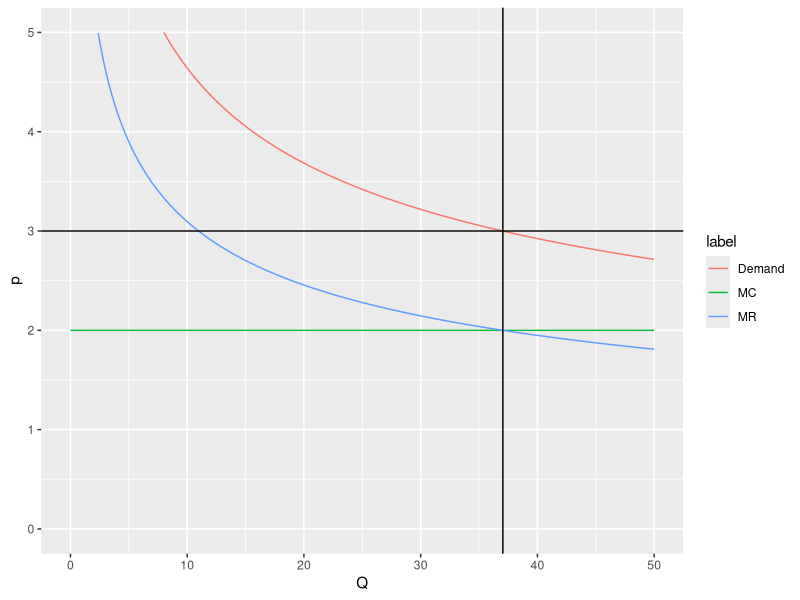
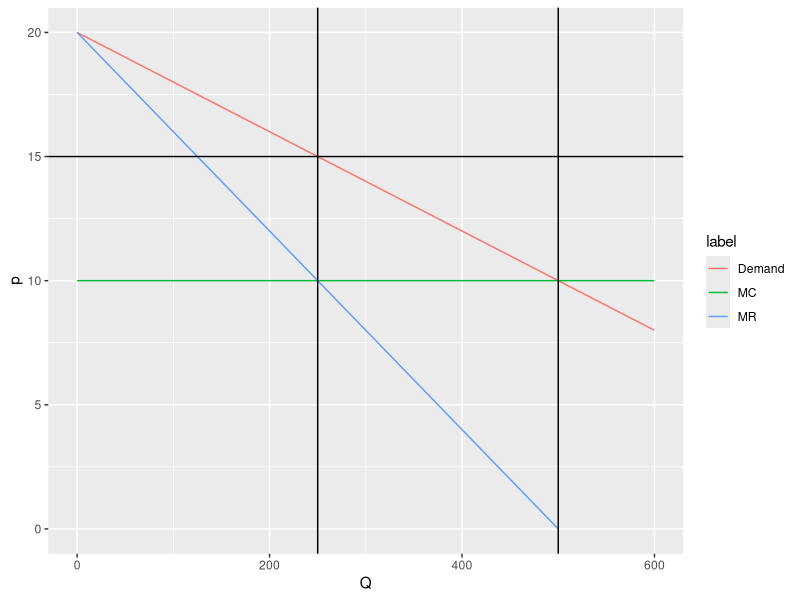
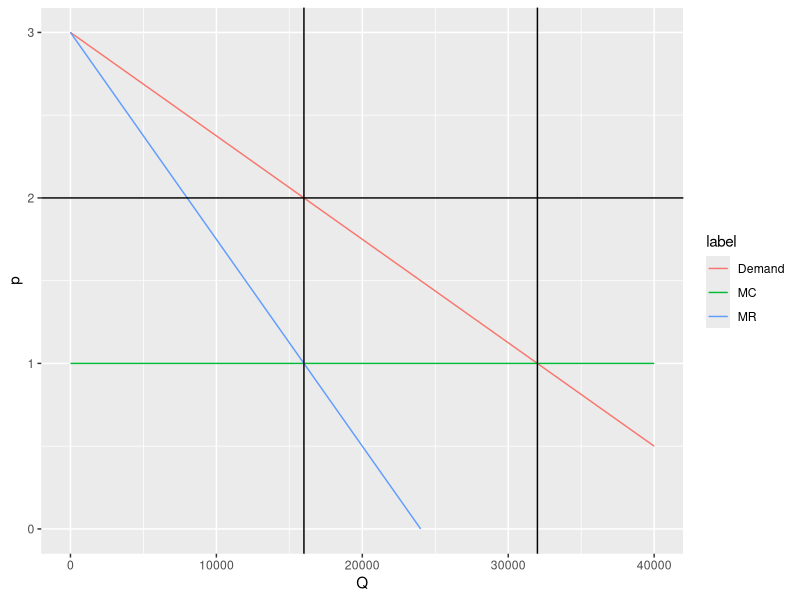

Generate these figures, in order, with R:
## ---- chunk 1
library(tidyverse)
## ---- chunk 2
Q <- seq(0, 50, 0.01)
demand <- (Q / 1000) ^ (-1 / 3)
mc <- rep(2, length(Q))
mr <- (2 / 3) * (Q / 1000) ^ (-1 / 3)

data <- data.frame(Q = Q, p = demand, label = rep("Demand", length(Q)))
data <- data %>%
  rbind(data.frame(Q = Q, p = mc, label = rep("MC", length(Q))))
data <- data %>%
  rbind(data.frame(Q = Q, p = mr, label = rep("MR", length(Q))))


data %>%
  ggplot(aes(x = Q, y = p, color = label)) +
  geom_line() +
  geom_vline(xintercept = 37.04) +
  geom_hline(yintercept = 3) + 
  ylim(0, 5)
## ---- chunk 3
Q <- seq(0, 600, 0.1)
demand <- (1000 - Q) / 50
mc <- rep(10, length(Q))
mr <- (1000 - 2 * Q) / 50

data <- data.frame(Q = Q, p = demand, label = rep("Demand", length(Q)))
data <- data %>%
  rbind(data.frame(Q = Q, p = mc, label = rep("MC", length(Q))))
data <- data %>%
  rbind(data.frame(Q = Q, p = mr, label = rep("MR", length(Q))))


data %>%
  ggplot(aes(x = Q, y = p, color = label)) +
  geom_line() +
  geom_vline(xintercept = 500) +
  geom_vline(xintercept = 250) +
  geom_hline(yintercept = 15) + 
  ylim(0, 20)
## ---- chunk 4
Q <- seq(0, 40000, 1)
demand <- 3 - (Q / 16000)
mc <- rep(1, length(Q))
mr <- 3 - (Q / 8000)

data <- data.frame(Q = Q, p = demand, label = rep("Demand", length(Q)))
data <- data %>%
  rbind(data.frame(Q = Q, p = mc, label = rep("MC", length(Q))))
data <- data %>%
  rbind(data.frame(Q = Q, p = mr, label = rep("MR", length(Q))))


data %>%
  ggplot(aes(x = Q, y = p, color = label)) +
  geom_line() +
  geom_vline(xintercept = 32000) +
  geom_vline(xintercept = 16000) +
  geom_hline(yintercept = 2) + 
  ylim(0, 3)
